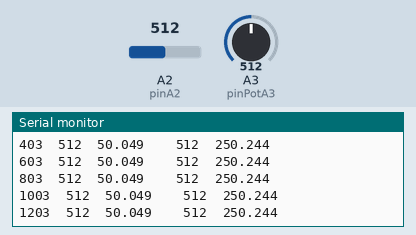
This sketch was run on a simulated Arduino Uno, built with avr-gcc and run on an emulated ATmega328P. Parts: the last lines printed to the serial monitor. The test bench sets the inputs (shaded band); at power-on: A2 (pinA2) = 512, A3 (pinPotA3) = 512.

Above: at 1.4 s.
1.5 s: A2 (pinA2) set to 716
At 1.56 s:
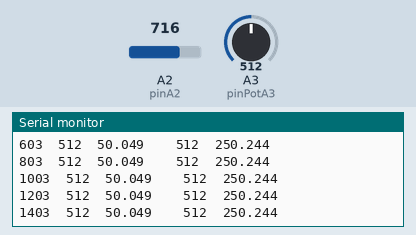
3.0 s: A3 (pinPotA3) set to 716
At 3.16 s:
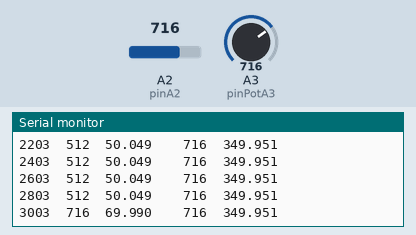
4.5 s: A2 (pinA2) set to 900
At 4.56 s:
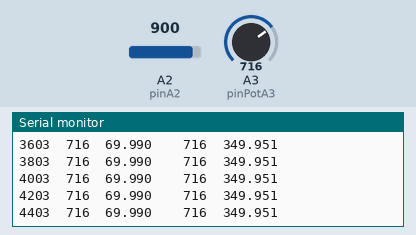
6.0 s: A3 (pinPotA3) set to 900
At 6.16 s:
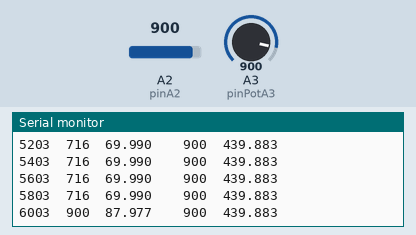
Timing chart, 0 to 8.5 s (numbered marks = the images above; inputs shaded):
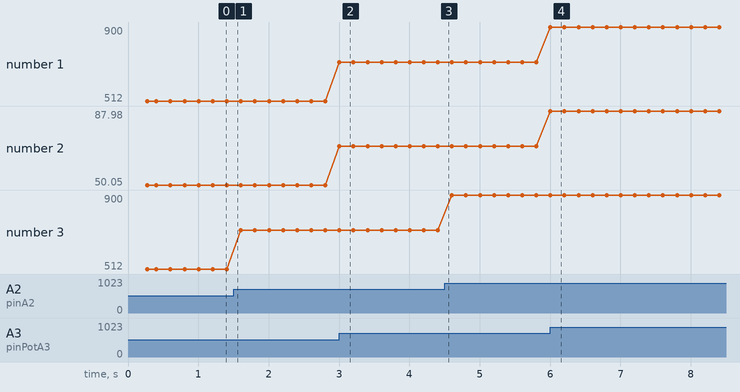

The sketch:

lab-03-parte2-adc-potenciometro.ino
```cpp
// === DEFINICIÓN DE PINES ===

const int pinPotA3 = A3;   // Canal A3 Amplificado con LM324
const int pinA2    = A2;   // Canal A2 sin amplificar, rango 0–5 V

// === VARIABLES GLOBALES ===

/*
para controlar la frecuencia de muestreo y evitar saturar el Serial Monitor.
el tiempoDisplay se actualiza cada vez que se muestra un nuevo valor, y el intervalo
se establece en 200 ms para una frecuencia de muestreo de 5 Hz (5 muestras por segundo).
*/
unsigned long tiempoDisplay = 0;
const unsigned long INTERVALO_DISPLAY = 200;   // Muestreo cada 200 ms (5 Hz)

// === CONFIGURACIÓN ===
void setup() {
  Serial.begin(9600);
  Serial.println("==========================================");
  Serial.println("  Lab 3 — Parte 4: ADC Multiples Entradas");
  Serial.println("==========================================");
  Serial.println();
  Serial.println("Lectura simultanea de A3 y A2.");
  Serial.println();

  // Encabezado
  /*
  se deja en V dado que se conoce que el sensor una ves realizada la conversion
  a voltaje, este tiene unidades de °C, pero se muestra como V para enfatizar que el valor mostrado es el resultado
  de la conversión del ADC a voltaje.
   Esto es útil para entender que el valor de temperatura se deriva de la
   lectura del ADC y su correspondiente voltaje, aunque en este caso específico,
    el voltaje ya representa la temperatura debido a la configuración del
    circuito con el LM324.
  */
  Serial.println("t(ms)\tA3_raw\tA3_V\t\tA2_raw\tA2_V");
  Serial.println("----------------------------------------------------------");
}

// === BUCLE PRINCIPAL ===
void loop() {
  if ((millis() - tiempoDisplay) >= INTERVALO_DISPLAY) {
    tiempoDisplay = millis();

    /*
    dado que la lectura del ADC es un número entero entre 0 y 1023,
    se convierte a voltaje físico, el pin A2 tiene un voltaje máximo de 5 V,
    mientras que el pin A3 tiene un voltaje máximo de 100 V debido al
    amplificador LM324.
     Por lo tanto, para convertir la lectura bruta del ADC a voltaje,
     se multiplica por el factor de escala correspondiente: 500.0/1023.0 para A2
      y 100.0/1023.0 para A3.
    */

    // === Lectura A3 ===
    int rawA3 = analogRead(pinPotA3);
    float voltajeA3 = rawA3 * (100.0 / 1023.0);

    // === Lectura A2 ===
    int rawA2 = analogRead(pinA2);
    float voltajeA2 = rawA2 * (500.0 / 1023.0);

    // === Salida Serial ===
    Serial.print(millis());
    Serial.print("\t");

    Serial.print(rawA3);
    Serial.print("\t");
    Serial.print(voltajeA3, 3);
    Serial.print("\t\t");

    Serial.print(rawA2);
    Serial.print("\t");
    Serial.println(voltajeA2, 3);
  }
}
```

Measured:
- after the input at 3.0 s, the serial monitor: prints a new line at once (image 2)
- after the input at 6.0 s, the serial monitor: prints a new line at once (image 4)
- plotted number 2: 50.05 → 69.99 after the input at 3.0 s, 69.99 → 87.98 after the input at 6.0 s
- plotted number 3: 512 → 716 after the input at 1.5 s, 716 → 900 after the input at 4.5 s
